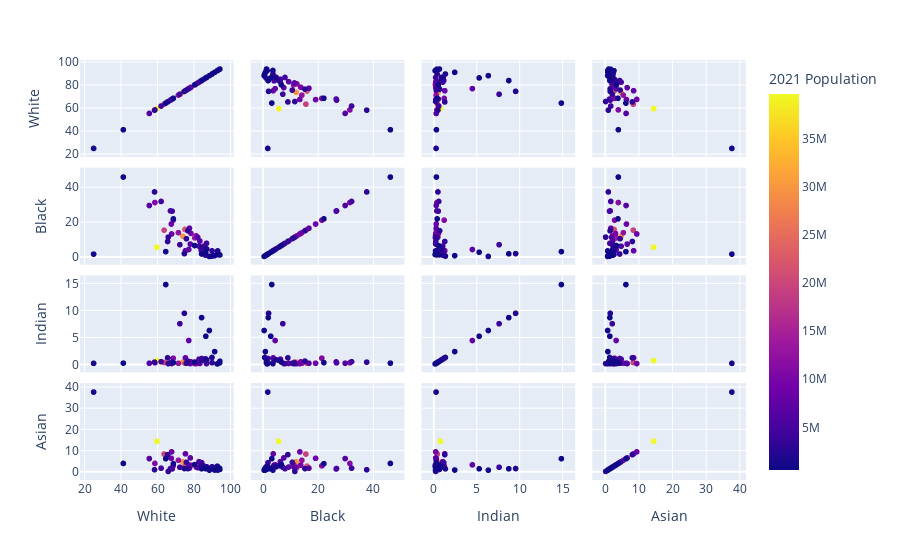

The notebook cell this image was saved under:
### Markdown cell above
**Summary : We can see the population by race for each state by hovering on the chart. Ex: Hawaii had 24.95% White population, 1.83% black population, 37.79 asian population, 10.06 Hawaiian, and 25.12 others.

### Code cell
##Ploting the race and population relationship
fig = px.scatter_matrix(df, dimensions=["White", "Black", "Indian", "Asian"], color="2021 Population")
fig.show()
